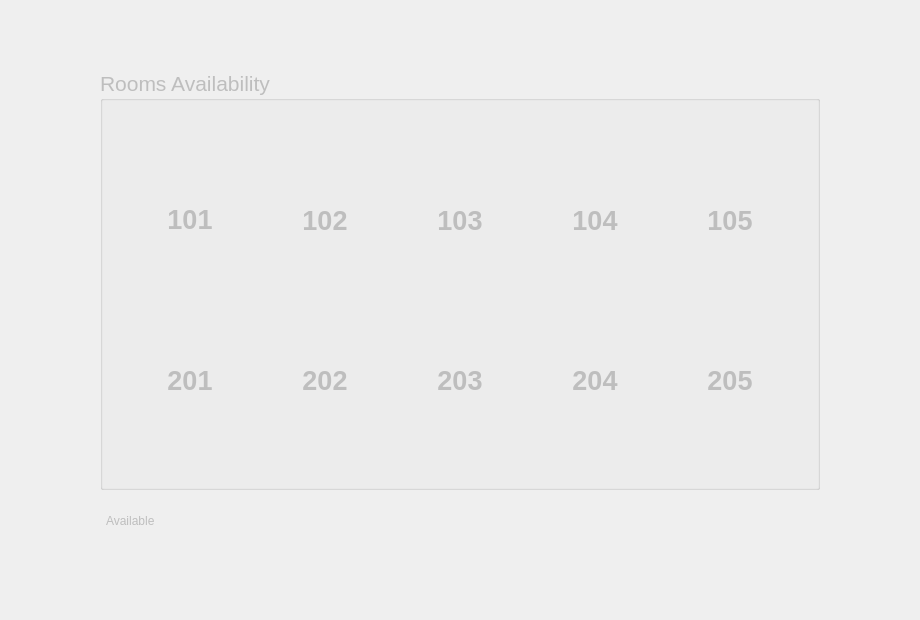
<?xml version="1.0" encoding="UTF-8"?>
<ui version="4.0">
 <class>RoomAvailableDialog</class>
 <widget class="QDialog" name="RoomAvailableDialog">
  <property name="windowModality">
   <enum>Qt::WindowModal</enum>
  </property>
  <property name="enabled">
   <bool>false</bool>
  </property>
  <property name="geometry">
   <rect>
    <x>0</x>
    <y>0</y>
    <width>920</width>
    <height>620</height>
   </rect>
  </property>
  <property name="windowTitle">
   <string>Available Rooms</string>
  </property>
  <property name="autoFillBackground">
   <bool>true</bool>
  </property>
  <widget class="QGroupBox" name="groupBox">
   <property name="geometry">
    <rect>
     <x>100</x>
     <y>70</y>
     <width>720</width>
     <height>420</height>
    </rect>
   </property>
   <property name="font">
    <font>
     <pointsize>16</pointsize>
    </font>
   </property>
   <property name="title">
    <string>Rooms Availability</string>
   </property>
   <widget class="QLabel" name="lbl101">
    <property name="geometry">
     <rect>
      <x>40</x>
      <y>100</y>
      <width>100</width>
      <height>100</height>
     </rect>
    </property>
    <property name="font">
     <font>
      <pointsize>20</pointsize>
      <weight>75</weight>
      <bold>true</bold>
     </font>
    </property>
    <property name="text">
     <string>101</string>
    </property>
    <property name="textFormat">
     <enum>Qt::RichText</enum>
    </property>
    <property name="scaledContents">
     <bool>true</bool>
    </property>
    <property name="alignment">
     <set>Qt::AlignCenter</set>
    </property>
   </widget>
   <widget class="QLabel" name="lbl102">
    <property name="geometry">
     <rect>
      <x>175</x>
      <y>100</y>
      <width>100</width>
      <height>100</height>
     </rect>
    </property>
    <property name="font">
     <font>
      <pointsize>20</pointsize>
      <weight>75</weight>
      <bold>true</bold>
     </font>
    </property>
    <property name="text">
     <string>102</string>
    </property>
    <property name="scaledContents">
     <bool>true</bool>
    </property>
    <property name="alignment">
     <set>Qt::AlignCenter</set>
    </property>
   </widget>
   <widget class="QLabel" name="lbl103">
    <property name="geometry">
     <rect>
      <x>310</x>
      <y>100</y>
      <width>100</width>
      <height>100</height>
     </rect>
    </property>
    <property name="font">
     <font>
      <pointsize>20</pointsize>
      <weight>75</weight>
      <bold>true</bold>
     </font>
    </property>
    <property name="text">
     <string>103</string>
    </property>
    <property name="scaledContents">
     <bool>true</bool>
    </property>
    <property name="alignment">
     <set>Qt::AlignCenter</set>
    </property>
   </widget>
   <widget class="QLabel" name="lbl104">
    <property name="geometry">
     <rect>
      <x>445</x>
      <y>100</y>
      <width>100</width>
      <height>100</height>
     </rect>
    </property>
    <property name="font">
     <font>
      <pointsize>20</pointsize>
      <weight>75</weight>
      <bold>true</bold>
     </font>
    </property>
    <property name="text">
     <string>104</string>
    </property>
    <property name="scaledContents">
     <bool>true</bool>
    </property>
    <property name="alignment">
     <set>Qt::AlignCenter</set>
    </property>
   </widget>
   <widget class="QLabel" name="lbl105">
    <property name="geometry">
     <rect>
      <x>580</x>
      <y>100</y>
      <width>100</width>
      <height>100</height>
     </rect>
    </property>
    <property name="font">
     <font>
      <pointsize>20</pointsize>
      <weight>75</weight>
      <bold>true</bold>
     </font>
    </property>
    <property name="text">
     <string>105</string>
    </property>
    <property name="scaledContents">
     <bool>true</bool>
    </property>
    <property name="alignment">
     <set>Qt::AlignCenter</set>
    </property>
   </widget>
   <widget class="QLabel" name="lbl204">
    <property name="geometry">
     <rect>
      <x>445</x>
      <y>260</y>
      <width>100</width>
      <height>100</height>
     </rect>
    </property>
    <property name="font">
     <font>
      <pointsize>20</pointsize>
      <weight>75</weight>
      <bold>true</bold>
     </font>
    </property>
    <property name="text">
     <string>204</string>
    </property>
    <property name="scaledContents">
     <bool>true</bool>
    </property>
    <property name="alignment">
     <set>Qt::AlignCenter</set>
    </property>
   </widget>
   <widget class="QLabel" name="lbl205">
    <property name="geometry">
     <rect>
      <x>580</x>
      <y>260</y>
      <width>100</width>
      <height>100</height>
     </rect>
    </property>
    <property name="font">
     <font>
      <pointsize>20</pointsize>
      <weight>75</weight>
      <bold>true</bold>
     </font>
    </property>
    <property name="text">
     <string>205</string>
    </property>
    <property name="scaledContents">
     <bool>true</bool>
    </property>
    <property name="alignment">
     <set>Qt::AlignCenter</set>
    </property>
   </widget>
   <widget class="QLabel" name="lbl203">
    <property name="geometry">
     <rect>
      <x>310</x>
      <y>260</y>
      <width>100</width>
      <height>100</height>
     </rect>
    </property>
    <property name="font">
     <font>
      <pointsize>20</pointsize>
      <weight>75</weight>
      <bold>true</bold>
     </font>
    </property>
    <property name="text">
     <string>203</string>
    </property>
    <property name="scaledContents">
     <bool>true</bool>
    </property>
    <property name="alignment">
     <set>Qt::AlignCenter</set>
    </property>
   </widget>
   <widget class="QLabel" name="lbl201">
    <property name="geometry">
     <rect>
      <x>40</x>
      <y>260</y>
      <width>100</width>
      <height>100</height>
     </rect>
    </property>
    <property name="font">
     <font>
      <pointsize>20</pointsize>
      <weight>75</weight>
      <bold>true</bold>
     </font>
    </property>
    <property name="text">
     <string>201</string>
    </property>
    <property name="scaledContents">
     <bool>true</bool>
    </property>
    <property name="alignment">
     <set>Qt::AlignCenter</set>
    </property>
   </widget>
   <widget class="QLabel" name="lbl202">
    <property name="geometry">
     <rect>
      <x>175</x>
      <y>260</y>
      <width>100</width>
      <height>100</height>
     </rect>
    </property>
    <property name="font">
     <font>
      <pointsize>20</pointsize>
      <weight>75</weight>
      <bold>true</bold>
     </font>
    </property>
    <property name="text">
     <string>202</string>
    </property>
    <property name="scaledContents">
     <bool>true</bool>
    </property>
    <property name="alignment">
     <set>Qt::AlignCenter</set>
    </property>
   </widget>
  </widget>
  <widget class="QLabel" name="lblinfo">
   <property name="geometry">
    <rect>
     <x>100</x>
     <y>500</y>
     <width>71</width>
     <height>41</height>
    </rect>
   </property>
   <property name="text">
    <string>  Available</string>
   </property>
  </widget>
 </widget>
 <resources/>
 <connections/>
</ui>
